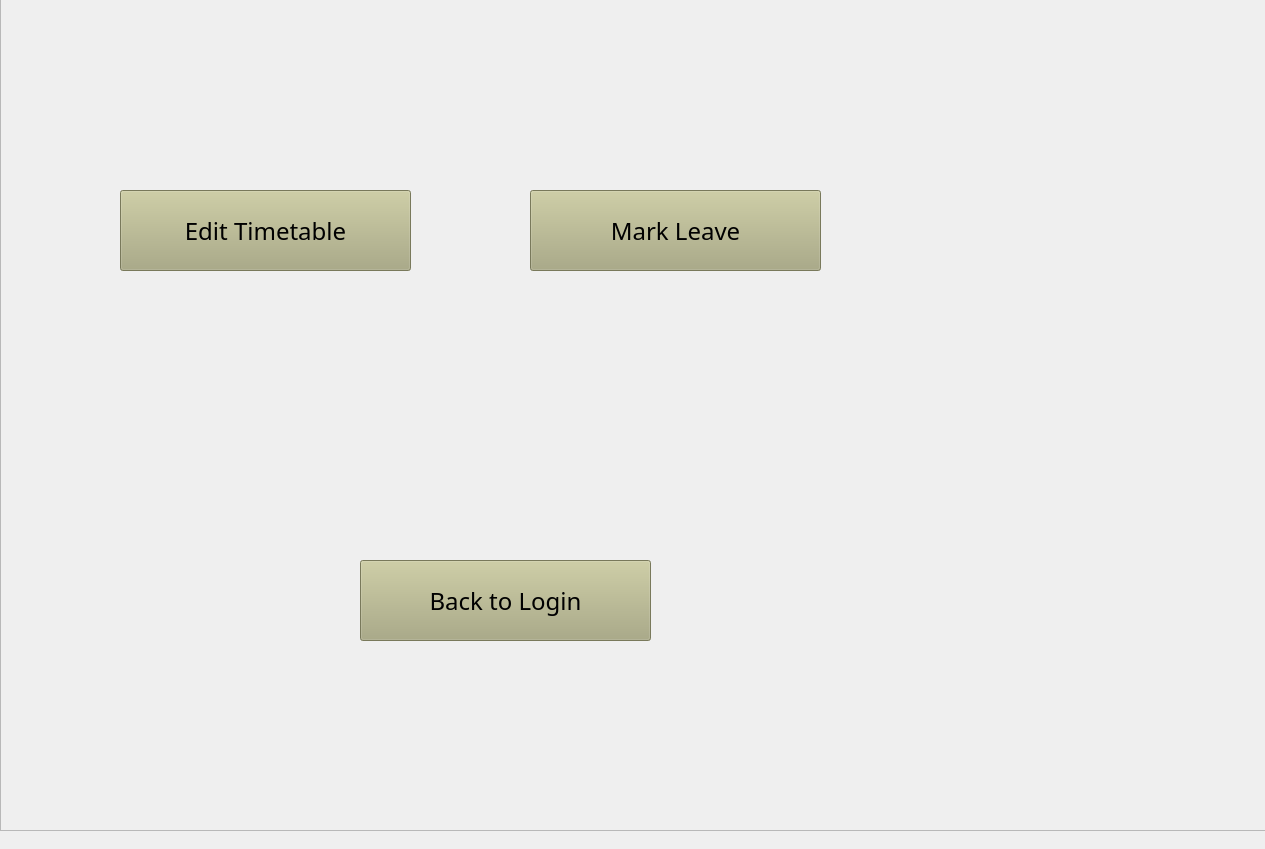
<?xml version="1.0" encoding="UTF-8"?>
<ui version="4.0">
 <class>MainWindow</class>
 <widget class="QMainWindow" name="MainWindow">
  <property name="geometry">
   <rect>
    <x>0</x>
    <y>0</y>
    <width>1265</width>
    <height>849</height>
   </rect>
  </property>
  <property name="windowTitle">
   <string>MainWindow</string>
  </property>
  <widget class="QWidget" name="centralwidget">
   <widget class="QFrame" name="frame">
    <property name="geometry">
     <rect>
      <x>0</x>
      <y>-20</y>
      <width>1271</width>
      <height>851</height>
     </rect>
    </property>
    <property name="styleSheet">
     <string notr="true">border-image:url(:/back/BACKGROUND.png)</string>
    </property>
    <property name="frameShape">
     <enum>QFrame::StyledPanel</enum>
    </property>
    <property name="frameShadow">
     <enum>QFrame::Raised</enum>
    </property>
    <widget class="QPushButton" name="backPB">
     <property name="geometry">
      <rect>
       <x>360</x>
       <y>580</y>
       <width>291</width>
       <height>81</height>
      </rect>
     </property>
     <property name="font">
      <font>
       <family>Leelawadee</family>
       <pointsize>18</pointsize>
      </font>
     </property>
     <property name="styleSheet">
      <string notr="true">background-color:rgb(170, 170, 127)</string>
     </property>
     <property name="text">
      <string>Back to Login</string>
     </property>
    </widget>
    <widget class="QPushButton" name="EditTTPB">
     <property name="geometry">
      <rect>
       <x>120</x>
       <y>210</y>
       <width>291</width>
       <height>81</height>
      </rect>
     </property>
     <property name="font">
      <font>
       <family>Leelawadee</family>
       <pointsize>18</pointsize>
      </font>
     </property>
     <property name="styleSheet">
      <string notr="true">background-color:rgb(170, 170, 127)</string>
     </property>
     <property name="text">
      <string>Edit Timetable</string>
     </property>
    </widget>
    <widget class="QPushButton" name="MarkLeavePB">
     <property name="geometry">
      <rect>
       <x>530</x>
       <y>210</y>
       <width>291</width>
       <height>81</height>
      </rect>
     </property>
     <property name="font">
      <font>
       <family>Leelawadee</family>
       <pointsize>18</pointsize>
      </font>
     </property>
     <property name="styleSheet">
      <string notr="true">background-color:rgb(170, 170, 127)</string>
     </property>
     <property name="text">
      <string>Mark Leave</string>
     </property>
    </widget>
   </widget>
  </widget>
 </widget>
 <resources>
  <include location="r4.qrc"/>
  <include location="r4.qrc"/>
 </resources>
 <connections/>
</ui>
